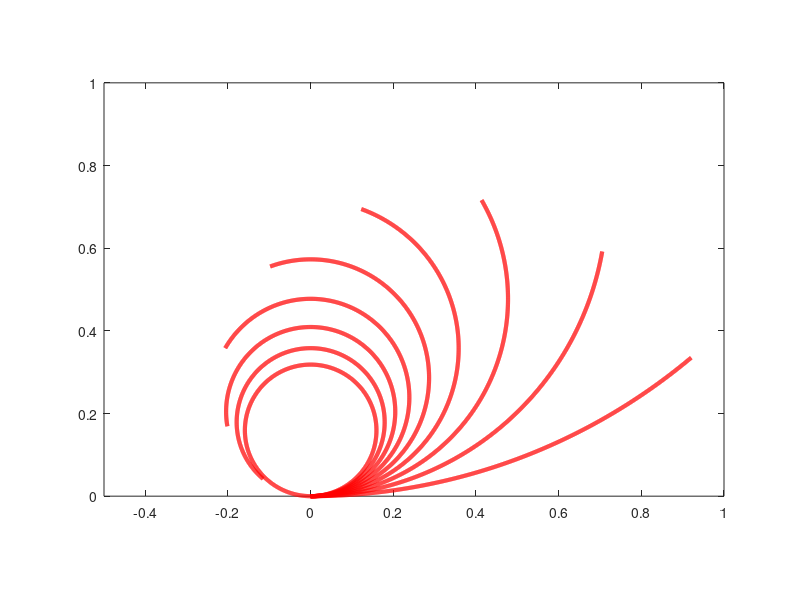
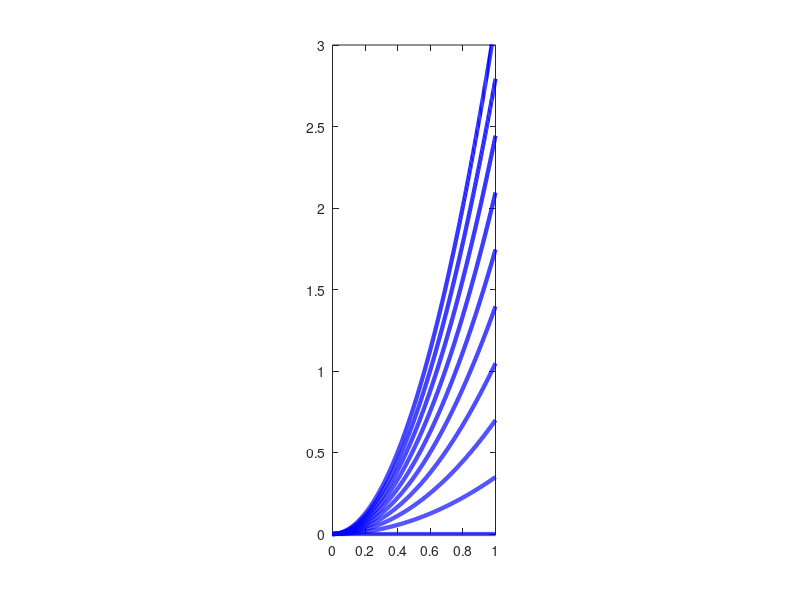
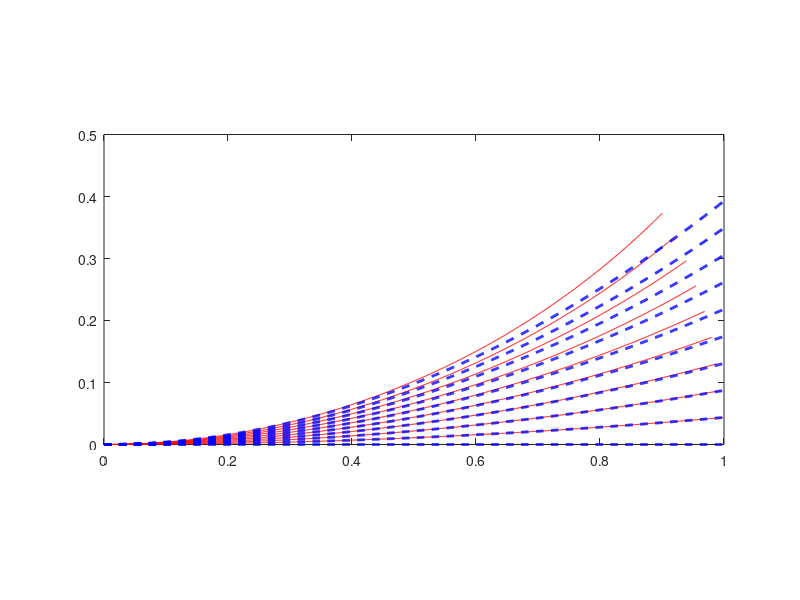

These charts were generated, in order, by the following MATLAB code:
clc
clear all
close all hidden

%% delete
delete( '*.asv')

%% parameters

m0_vec = linspace( 0, 2*pi, 10);
s_vec = linspace( 0, 1, 1000);
m0_vec2 = linspace( 0, pi/4, 10);

%% beam model


%%[0] Elastica beam
r_x = @( s, m_0)( (1./m_0.')*ones(1,length( s)).*sin( m_0.'*s) );
r_y = @( s, m_0)( (1./m_0.')*ones(1,length( s)).*(1 - cos( m_0.'*s)) );

%%[1] Linear beam
r_x_L = @( s, m_0)( s );
r_y_L = @( s, m_0)( m_0.'/2*s.^2 ); 



%% plot

i_ax = 1;


h_fig(1) = figure(1);
h_ax(i_ax) = axes( 'Parent', h_fig(1));

plot( h_ax(i_ax), r_x( s_vec, m0_vec).', r_y( s_vec, m0_vec).', 'r', 'LineWidth', 3)
axis( h_ax(i_ax), 'equal')
xlim( h_ax(i_ax), [ -0.5 1])
ylim( h_ax(i_ax), [ 0 1])


i_ax = i_ax + 1;

h_fig(2) = figure(2);
h_ax(i_ax) = axes( 'Parent', h_fig(2));

plot( h_ax(i_ax), r_x_L( s_vec, m0_vec).', r_y_L( s_vec, m0_vec).', 'b', 'LineWidth', 3)
axis( h_ax(i_ax), 'equal')
xlim( h_ax(i_ax), [ 0 1])
ylim( h_ax(i_ax), [ 0 3])


i_ax = i_ax + 1;



h_fig(3) = figure(3);
h_ax(i_ax) = axes( 'Parent', h_fig(3));

plot( h_ax(i_ax), r_x( s_vec, m0_vec2).', r_y( s_vec, m0_vec2).', 'r-', r_x_L( s_vec, m0_vec2).', r_y_L( s_vec, m0_vec2).', 'b--', 'LineWidth', 2)
axis( h_ax(i_ax), 'equal')
xlim( h_ax(i_ax), [ 0 1])
ylim( h_ax(i_ax), [ 0 0.5])


%% save

fig_name = { 'Elastica', 'Linear', 'Comparisons'};

for ii=1:length( fig_name)
   
    saveas( h_fig(ii), [ './fig/', fig_name{ii}, '.fig'])
end

